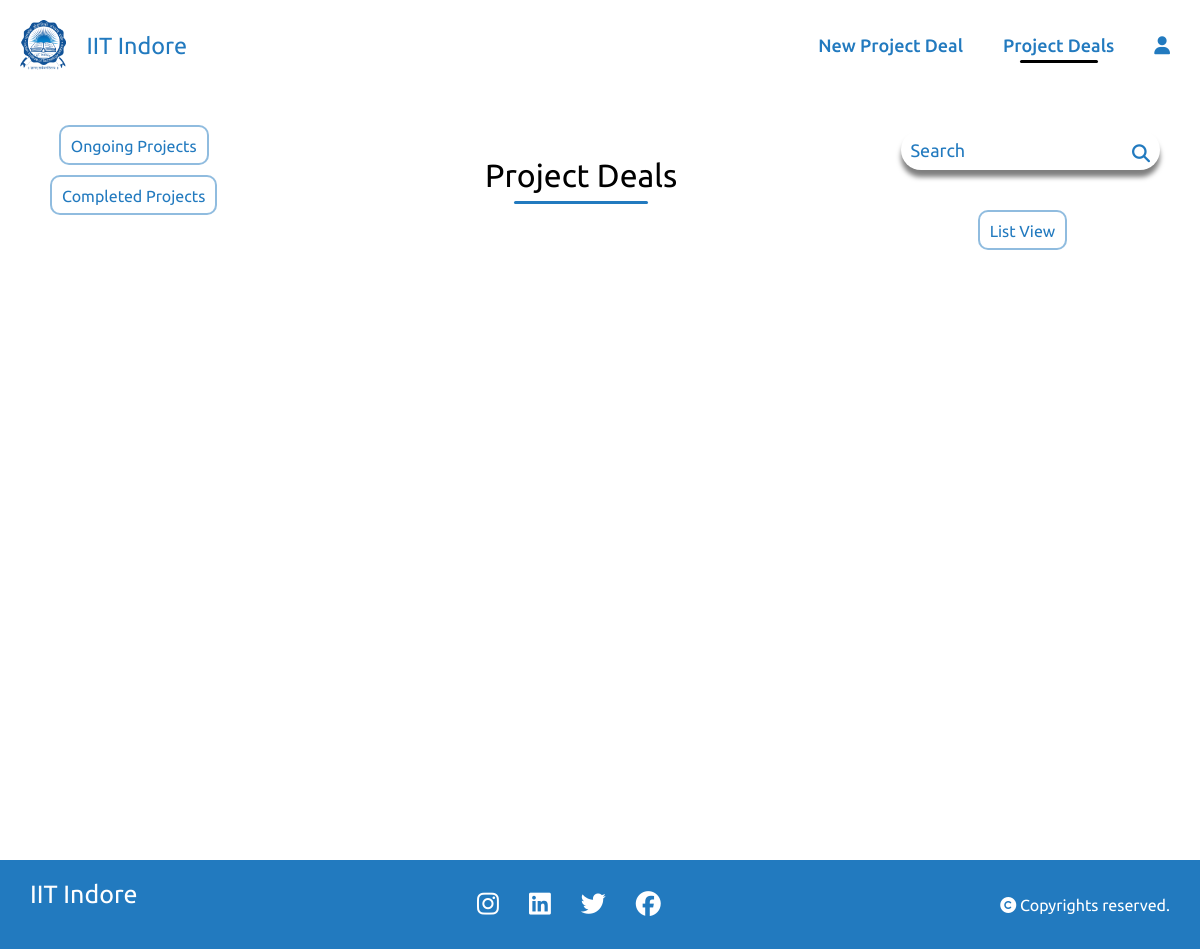
/project_list/, run on an earlier commit of the app's database.
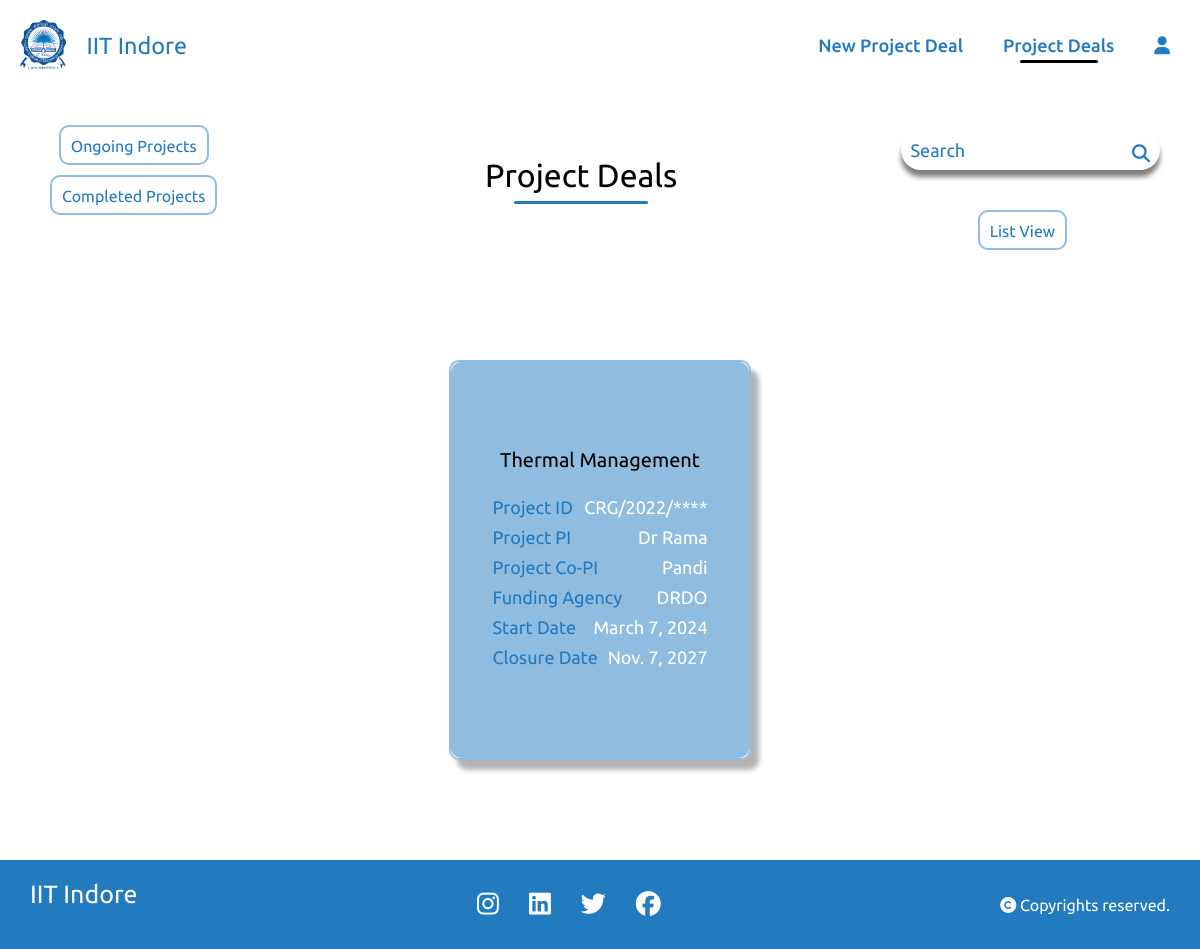
And on a later commit of the database.
### home/models.py (models this page shows)
class project_details(models.Model):
    Project_Fellowship_No = models.CharField(max_length=20,null=True,blank=True,default=None)
    Project_file_name = models.CharField(max_length=20,null=True,blank= True)
    PI_of_Project = models.CharField(max_length=20,blank=True,null=True)
    Sanctioned_Date = models.DateField(null=True)
    Project_Start_Date = models.DateField(null=True)
    Project_Closure_Date = models.DateField(null=True)
    Title_of_Project = models.CharField(max_length=50,blank=True,null=True)
    project_duration =models.IntegerField(null=True)
    financial_year_start_index = models.IntegerField(null=True)
    financial_year_end_index = models.IntegerField(null=True)
    start_month = models.IntegerField(null=True)
    end_month = models.IntegerField(null=True)
    funding_agency = models.CharField(max_length=100,blank=True,null=True)
    Co_PI_of_Project = models.CharField(max_length=100,blank=True,null=True)
    Country_Involved = models.CharField(max_length=100,blank=True,null=True)
    Department = models.CharField(max_length=100,blank=True,null=True)
    Category = models.CharField(max_length=100,blank=True,null=True)
    Details_of_Donors= models.CharField(max_length=100,blank=True,null=True)
    remark = models.TextField(null=True, blank=True)
    scheme_name = models.CharField(max_length=255, null=True, blank=True)
    scheme_code = models.CharField(max_length=50, null=True, blank=True)
    received_amount =models.CharField(max_length=50, null=True, blank=True)
    date_of_receipt_amount = models.DateField(default=timezone.now, null=True, blank=True)
    provisional_uc = models.TextField(null=True, blank=True)
    audited_uc = models.TextField(null=True, blank=True)
    link_uc = models.URLField(null=True, blank=True)
    sanction_letters_link = models.URLField(null=True, blank=True)
    total_project_cost = models.CharField(max_length=50, null=True, blank=True)
    fellowship_type = models.CharField(max_length=100, null=True, blank=True)
    TASK_CHOICES = [
        ('ongoing', 'Ongoing'),
        ('completed', 'Completed'),
    ]
    task = models.CharField(
        max_length=10,
        choices=TASK_CHOICES,
        default='ongoing',
    )

### home/views.py (the view)
# urls.py: path('project_list/',views.project_list,name='project_list'),
def project_list(request):
    projects = project_details.objects.all()
    filter_option = request.GET.get('filter')
    if filter_option == 'ongoing':
        projects = projects.filter(task='ongoing')
    elif filter_option == 'completed':
        projects = projects.filter(task='completed')
    context = {'projects': projects}
    return render(request, 'project_list.html', context)

### templates/project_list.html (shortened to what this page needs)
{% load static %}
<!DOCTYPE html>
<html lang="en">
<head>
    <link rel="stylesheet" href="{% static 'style.css' %}">
</head>
<body>
    <div class="navbar1">
        <div class="title">
            <a href="{% url "homepage" %}" class="lo">
              <img src="{% static "IITI_Logo.png" %}" class="logo">
              <h3>IIT Indore</h3>
            </a>
        </div>
        <div class="links">
            <ul>
                <li><a href="{% url "index" %}">New Project Deal</a></li>
                <li><a href="{% url "project_list" %}" class="active"> Project Deals</a></li>
                <li><a href="{% url "logout" %}"><i class="fa-solid fa-user"></i></a></li>
            </ul>
        </div>
    </div>
    <div class="titles">
      <div class="dropdown">
        <div class="dropdown-menu" aria-labelledby="dropdownMenuButton">
          <a class="dropdown-item" id="ongoing" href="#" onclick="showOngoingProjects()">Ongoing Projects</a>
          <a class="dropdown-item" href="#" id="completed" onclick="showCompletedProjects()">Completed Projects</a>
        </div>
      </div>
      <div class="sub_nav">
          <div class="project_list"><h1>Project Deals</h1></div>
      </div>
      <div class="search">
        <form class="search-bar sub_nav" method="GET" action="{% url 'project_search' %}">
            <input type="text" name="q" placeholder="Search">
            <button type="submit"><i class="fa-solid fa-magnifying-glass"></i></button>
        </form>
        <a href="{% url 'project_listwise' %}">List View</a>
      </div>
    </div>
    <div class="project-container">
        {% for project in projects %}
        <div class="book">
            <div class="buttons">
                <a href="{% url 'fill' project_id=project.id %}">
                    <button class="button">Monthly Sheet</button>
                </a>
                <a href="{% url 'mastersheet' project_id=project.id %}">
                    <button class="button">Mastersheet</button>
                </a>
                <a href="{% url 'SOE_navigation' project_id=project.id %}">
                  <button class="button">SOE</button>
              </a>
              <a href="{% url 'ucr' project_id=project.id %}">
                <button class="button">UCR</button>
            </a>
            </div>
            <div class="cover">
                <div class="project-details">
                    <h4 style="text-align:center;">   {{ project.Title_of_Project }}  </h4>
                    <p><span>Project ID</span><span> {{ project.Project_Fellowship_No }}</span></p>
                    <p><span>Project PI</span><span> {{ project.PI_of_Project }}</span></p>
                    {% if project.Co_PI_of_Project %}<p><span>Project Co-PI</span><span>{{ project.Co_PI_of_Project }}</span></p>{% endif %}
                    {% if project.funding_agency %}<p><span>Funding Agency</span><span>{{ project.funding_agency }}</span></p>{% endif %}
                    <p><span>Start Date</span><span>{{ project.Project_Start_Date }}</span></p>
                    <p><span>Closure Date</span><span>{{ project.Project_Closure_Date }}</span></p>
                </div>
            </div>
           </div>
        {% endfor %}
    </div>
    <footer>
        <div class="footer">
          <div class="info">
            <h4>IIT Indore</h4>
          </div>
          <div class="social">
            <ul>
              <li><a href="#"><i class="fa-brands fa-instagram"></i></a></li>
              <li><a href="#"><i class="fa-brands fa-linkedin"></i></a></li>
              <li><a href="#"><i class="fa-brands fa-twitter"></i></a></li>
              <li><a href="#"><i class="fa-brands fa-facebook"></i></a></li>
            </ul>
          </div>
          <div class="rights">
            <p><i class="fa-solid fa-copyright"></i> Copyrights reserved.</p>
          </div>
        </div>
      </footer>
</body>
</html>

What changed in the data, as far as the page shows it:
added project_details: Title_of_Project "Thermal Management", Project_Fellowship_No "CRG/2022/****", PI_of_Project "Dr Rama", Co_PI_of_Project "Pandi", funding_agency "DRDO", Project_Start_Date "March 7, 2024", Project_Closure_Date "Nov. 7, 2027"
